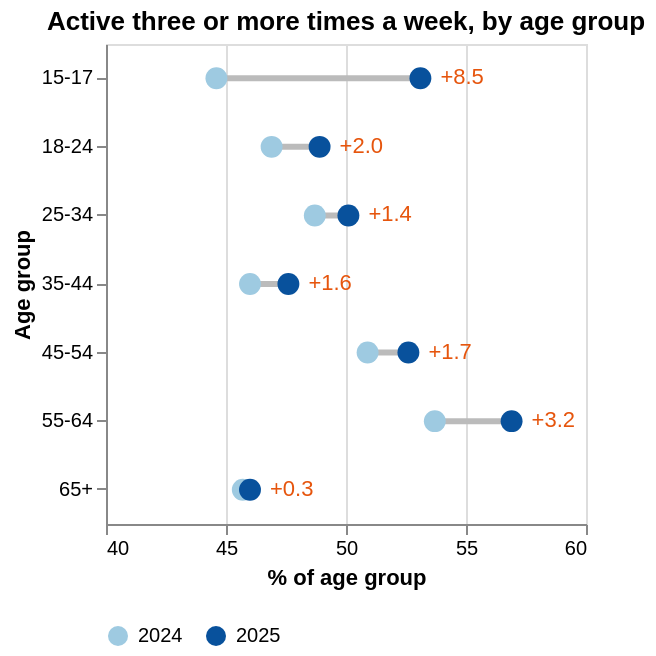

This figure's Vega-Lite source:
### Vega-Lite specification from a JSON file in a GitHub repository (floating-point values rounded to 4 significant figures)
{"$schema": "https://vega.github.io/schema/vega-lite/v5.json", "title": "Active three or more times a week, by age group", "width": 240, "height": 240, "data": {"values": [{"age": "15-17", "rate2024": 44.6, "rate2025": 53.1}, {"age": "18-24", "rate2024": 46.9, "rate2025": 48.9}, {"age": "25-34", "rate2024": 48.7, "rate2025": 50.1}, {"age": "35-44", "rate2024": 46.0, "rate2025": 47.6}, {"age": "45-54", "rate2024": 50.9, "rate2025": 52.6}, {"age": "55-64", "rate2024": 53.7, "rate2025": 56.9}, {"age": "65+", "rate2024": 45.7, "rate2025": 46.0}]}, "encoding": {"y": {"field": "age", "type": "ordinal", "title": "Age group"}}, "layer": [{"mark": {"type": "rule", "color": "#bbbbbb", "strokeWidth": 3}, "encoding": {"x": {"field": "rate2024", "type": "quantitative", "title": "% of age group", "scale": {"domain": [40, 60]}}, "x2": {"field": "rate2025"}}}, {"transform": [{"fold": ["rate2024", "rate2025"], "as": ["Year", "Rate"]}, {"calculate": "replace(datum.Year, 'rate', '')", "as": "Year"}], "mark": {"type": "circle", "size": 120, "opacity": 1}, "encoding": {"x": {"field": "Rate", "type": "quantitative"}, "color": {"field": "Year", "type": "nominal", "scale": {"domain": ["2024", "2025"], "range": ["#9ecae1", "#08519c"]}, "legend": {"orient": "bottom", "direction": "horizontal", "title": null}}, "tooltip": [{"field": "age", "type": "nominal", "title": "Age group"}, {"field": "Year", "type": "nominal"}, {"field": "Rate", "type": "quantitative", "title": "Rate (%)", "format": ".1f"}]}}, {"mark": {"type": "text", "align": "left", "dx": 10, "fontSize": 11, "color": "#e6550d"}, "encoding": {"x": {"field": "rate2025", "type": "quantitative"}, "text": {"field": "Change", "type": "quantitative", "format": "+.1f"}}, "transform": [{"calculate": "datum.rate2025 - datum.rate2024", "as": "Change"}]}]}
